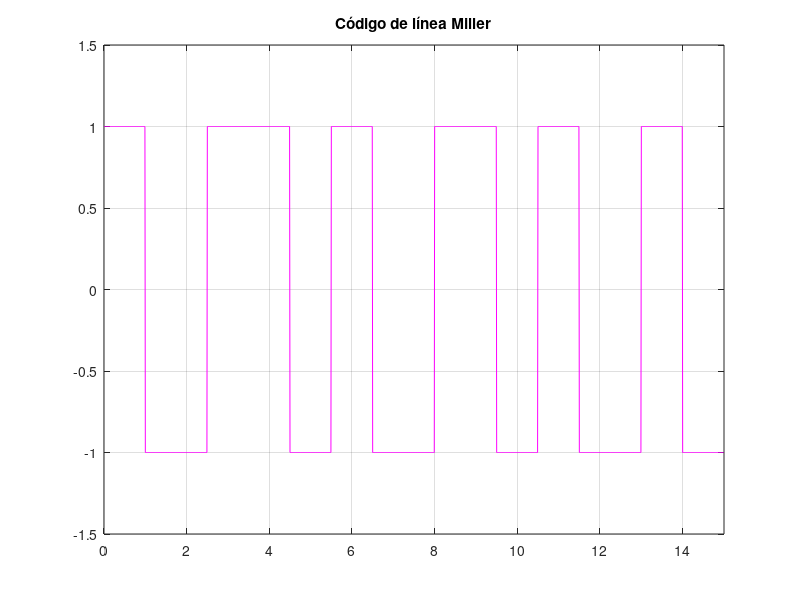
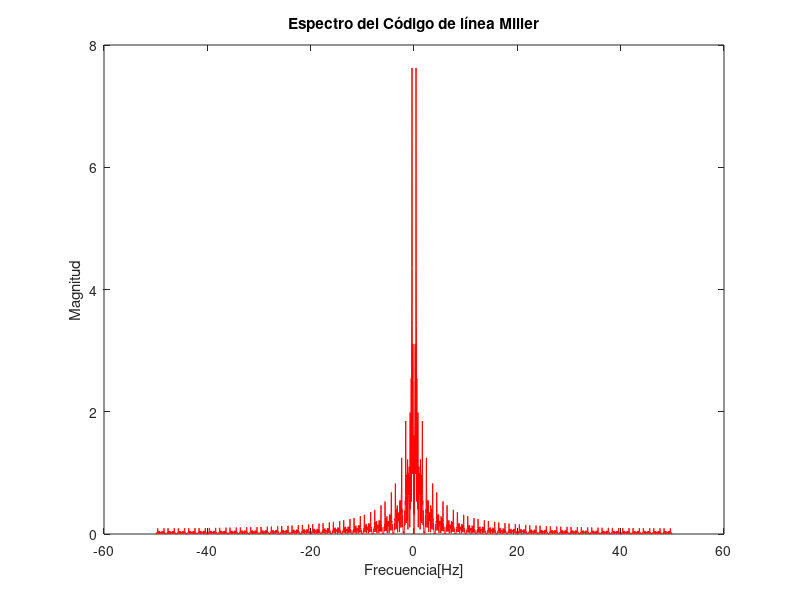

Reproduce these figures in MATLAB, in order.
clear all
close all
tic
ts=1/100;
fs=1/ts;

%bits=[1 1 0 0 0 1 1 1 0 1 0 1];
bits=randi([0,1],1, 15)
N=length(bits);
tb=0:ts:N-ts;
codigo=[];
est_inicial=1;
con=est_inicial;
ac=[]
bits(N+1)=0;

a=1;
n=1;


while n<=N
    if bits(n)==1
        codigo = [con*ones(1,50) -con*ones(1,50)];
        con = con*-1;
    else
        %if bits(n)==0
        codigo = [con*ones(1,100)];
            if bits(n+1)==0
                %codigo = [con*ones(1,100)];
                con = con*-1;
%             elseif bits(n+2)==0
%                 codigo = [-con*ones(1,100)];
        end
    
    end
    ac=[ac codigo];
    n=n+1;%Incremento del contador del loop

    s=[];
end

plot(tb, ac, 'm', LineWidth=3);
title('Código de línea Miller');
axis([0 N -1.5 1.5]);
grid

COD=fftshift(fft(ac, 10000))*ts;
w=linspace(-fs/2, fs/2, length(COD))*2*pi;
figure(2)
plot(w/(2*pi),abs(COD), 'r');
title('Espectro del Código de línea Miller');
xlabel('Frecuencia[Hz]');
ylabel('Magnitud');

